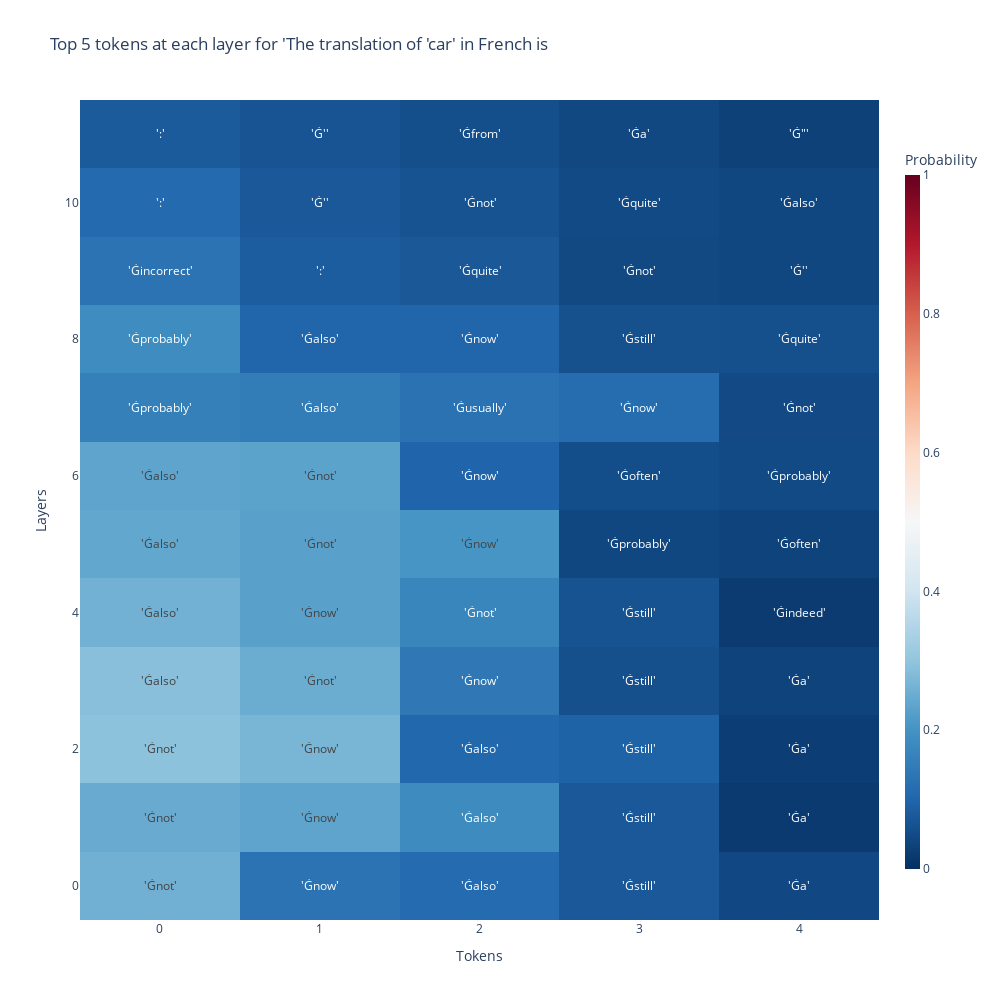

Notebook code for this chart:
### Markdown cell above
## 9. Visualization

Finally, `nnterp` provides visualization utilities for analyzing model probabilities and prompts:

### Code cell
from nnterp.display import plot_topk_tokens, prompts_to_df

probs = logit_lens(demo_model, prompts_str[0])
# Visualize top tokens from logit lens
plot_topk_tokens(
    probs[0],
    demo_model.tokenizer,
    k=5,
    width=1000,
    height=1000,
    title="Top 5 tokens at each layer for 'The translation of 'car' in French is",
)

# Convert prompts to DataFrame for analysis
df = prompts_to_df(prompts, demo_model.tokenizer)
print("\nPrompts DataFrame:")
display(df)

### Figure 1 — Plotly figure (JSON) as saved in the notebook; plotly's stock layout.template omitted (floating-point values rounded to 4 significant figures)
{"data": [{"colorbar": {"len": 0.9, "thickness": 15, "title": {"text": "Probability"}}, "colorscale": [[0, "rgb(5,48,97)"], [0.1, "rgb(33,102,172)"], [0.2, "rgb(67,147,195)"], [0.3, "rgb(146,197,222)"], [0.4, "rgb(209,229,240)"], [0.5, "rgb(247,247,247)"], [0.6, "rgb(253,219,199)"], [0.7, "rgb(244,165,130)"], [0.8, "rgb(214,96,77)"], [0.9, "rgb(178,24,43)"], [1, "rgb(103,0,31)"]], "hovertemplate": "Layer: %{y}<br>%{hovertext}<br>Probability: %{z}<extra></extra>", "hovertext": [["ID: 407<br>Token: 'Ġnot'", "ID: 783<br>Token: 'Ġnow'", "ID: 635<br>Token: 'Ġalso'", "ID: 991<br>Token: 'Ġstill'", "ID: 257<br>Token: 'Ġa'"], ["ID: 407<br>Token: 'Ġnot'", "ID: 783<br>Token: 'Ġnow'", "ID: 635<br>Token: 'Ġalso'", "ID: 991<br>Token: 'Ġstill'", "ID: 257<br>Token: 'Ġa'"], ["ID: 407<br>Token: 'Ġnot'", "ID: 783<br>Token: 'Ġnow'", "ID: 635<br>Token: 'Ġalso'", "ID: 991<br>Token: 'Ġstill'", "ID: 257<br>Token: 'Ġa'"], ["ID: 635<br>Token: 'Ġalso'", "ID: 407<br>Token: 'Ġnot'", "ID: 783<br>Token: 'Ġnow'", "ID: 991<br>Token: 'Ġstill'", "ID: 257<br>Token: 'Ġa'"], ["ID: 635<br>Token: 'Ġalso'", "ID: 783<br>Token: 'Ġnow'", "ID: 407<br>Token: 'Ġnot'", "ID: 991<br>Token: 'Ġstill'", "ID: 5600<br>Token: 'Ġindeed'"], ["ID: 635<br>Token: 'Ġalso'", "ID: 407<br>Token: 'Ġnot'", "ID: 783<br>Token: 'Ġnow'", "ID: 2192<br>Token: 'Ġprobably'", "ID: 1690<br>Token: 'Ġoften'"], ["ID: 635<br>Token: 'Ġalso'", "ID: 407<br>Token: 'Ġnot'", "ID: 783<br>Token: 'Ġnow'", "ID: 1690<br>Token: 'Ġoften'", "ID: 2192<br>Token: 'Ġprobably'"], ["ID: 2192<br>Token: 'Ġprobably'", "ID: 635<br>Token: 'Ġalso'", "ID: 3221<br>Token: 'Ġusually'", "ID: 783<br>Token: 'Ġnow'", "ID: 407<br>Token: 'Ġnot'"], ["ID: 2192<br>Token: 'Ġprobably'", "ID: 635<br>Token: 'Ġalso'", "ID: 783<br>Token: 'Ġnow'", "ID: 991<br>Token: 'Ġstill'", "ID: 2407<br>Token: 'Ġquite'"], ["ID: 11491<br>Token: 'Ġincorrect'", "ID: 25<br>Token: ':'", "ID: 2407<br>Token: 'Ġquite'", "ID: 407<br>Token: 'Ġnot'", "ID: 705<br>Token: 'Ġ''"], ["ID: 25<br>Token: ':'", "ID: 705<br>Token: 'Ġ''", "ID: 407<br>Token: 'Ġnot'", "ID: 2407<br>Token: 'Ġquite'", "ID: 635<br>Token: 'Ġalso'"], ["ID: 25<br>Token: ':'", "ID: 705<br>Token: 'Ġ''", "ID: 422<br>Token: 'Ġfrom'", "ID: 257<br>Token: 'Ġa'", "ID: 366<br>Token: 'Ġ\"'"]], "text": [["'Ġnot'", "'Ġnow'", "'Ġalso'", "'Ġstill'", "'Ġa'"], ["'Ġnot'", "'Ġnow'", "'Ġalso'", "'Ġstill'", "'Ġa'"], ["'Ġnot'", "'Ġnow'", "'Ġalso'", "'Ġstill'", "'Ġa'"], ["'Ġalso'", "'Ġnot'", "'Ġnow'", "'Ġstill'", "'Ġa'"], ["'Ġalso'", "'Ġnow'", "'Ġnot'", "'Ġstill'", "'Ġindeed'"], ["'Ġalso'", "'Ġnot'", "'Ġnow'", "'Ġprobably'", "'Ġoften'"], ["'Ġalso'", "'Ġnot'", "'Ġnow'", "'Ġoften'", "'Ġprobably'"], ["'Ġprobably'", "'Ġalso'", "'Ġusually'", "'Ġnow'", "'Ġnot'"], ["'Ġprobably'", "'Ġalso'", "'Ġnow'", "'Ġstill'", "'Ġquite'"], ["'Ġincorrect'", "':'", "'Ġquite'", "'Ġnot'", "'Ġ''"], ["':'", "'Ġ''", "'Ġnot'", "'Ġquite'", "'Ġalso'"], ["':'", "'Ġ''", "'Ġfrom'", "'Ġa'", "'Ġ\"'"]], "texttemplate": "%{text}", "type": "heatmap", "x": [0, 1, 2, 3, 4], "xaxis": "x", "y": [0, 1, 2, 3, 4, 5, 6, 7, 8, 9, 10, 11], "yaxis": "y", "z": [[0.2586, 0.129, 0.1109, 0.07452, 0.04335], [0.2485, 0.2341, 0.1842, 0.07402, 0.01821], [0.2937, 0.2682, 0.1035, 0.09391, 0.02476], [0.2883, 0.2512, 0.1404, 0.05732, 0.0351], [0.26, 0.2285, 0.1701, 0.06353, 0.02108], [0.2392, 0.2281, 0.2044, 0.04291, 0.03457], [0.2342, 0.2319, 0.09809, 0.05494, 0.04803], [0.1586, 0.1489, 0.1273, 0.115, 0.04896], [0.1854, 0.09871, 0.09851, 0.06065, 0.05675], [0.1294, 0.08392, 0.07322, 0.04554, 0.04194], [0.11, 0.07484, 0.06356, 0.04772, 0.04183], [0.07897, 0.06717, 0.05661, 0.0444, 0.03061]], "zmax": 1, "zmin": 0}], "layout": {"height": 1000, "showlegend": false, "title": {"text": "Top 5 tokens at each layer for 'The translation of 'car' in French is"}, "width": 1000, "xaxis": {"anchor": "y", "domain": [0, 1], "title": {"text": "Tokens"}}, "yaxis": {"anchor": "x", "domain": [0, 1], "title": {"text": "Layers"}}}}
